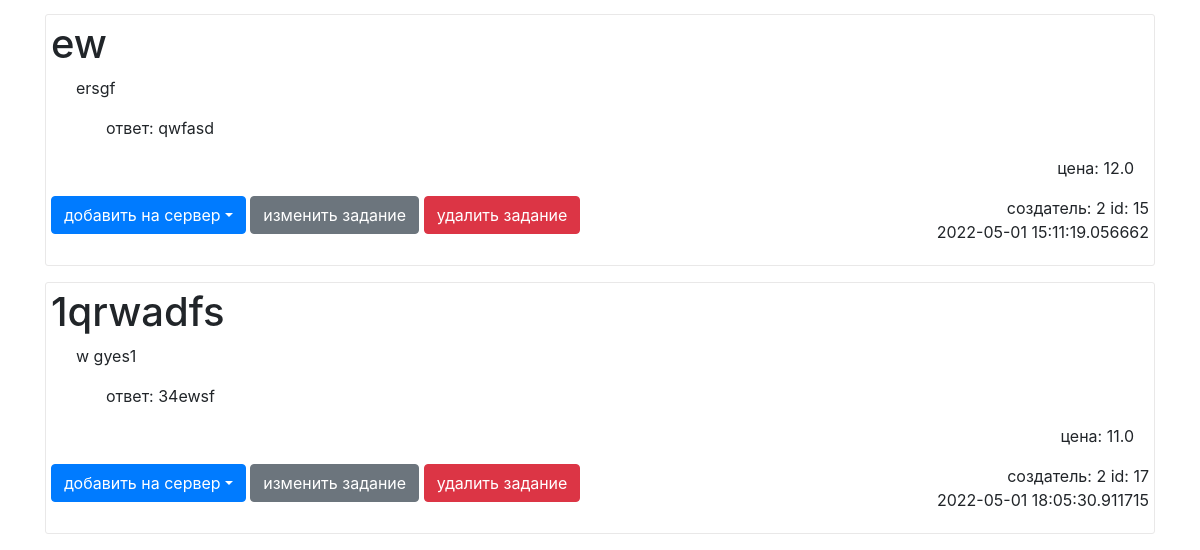
Page /public_tasks (signed in, lower part) on the earlier database version.
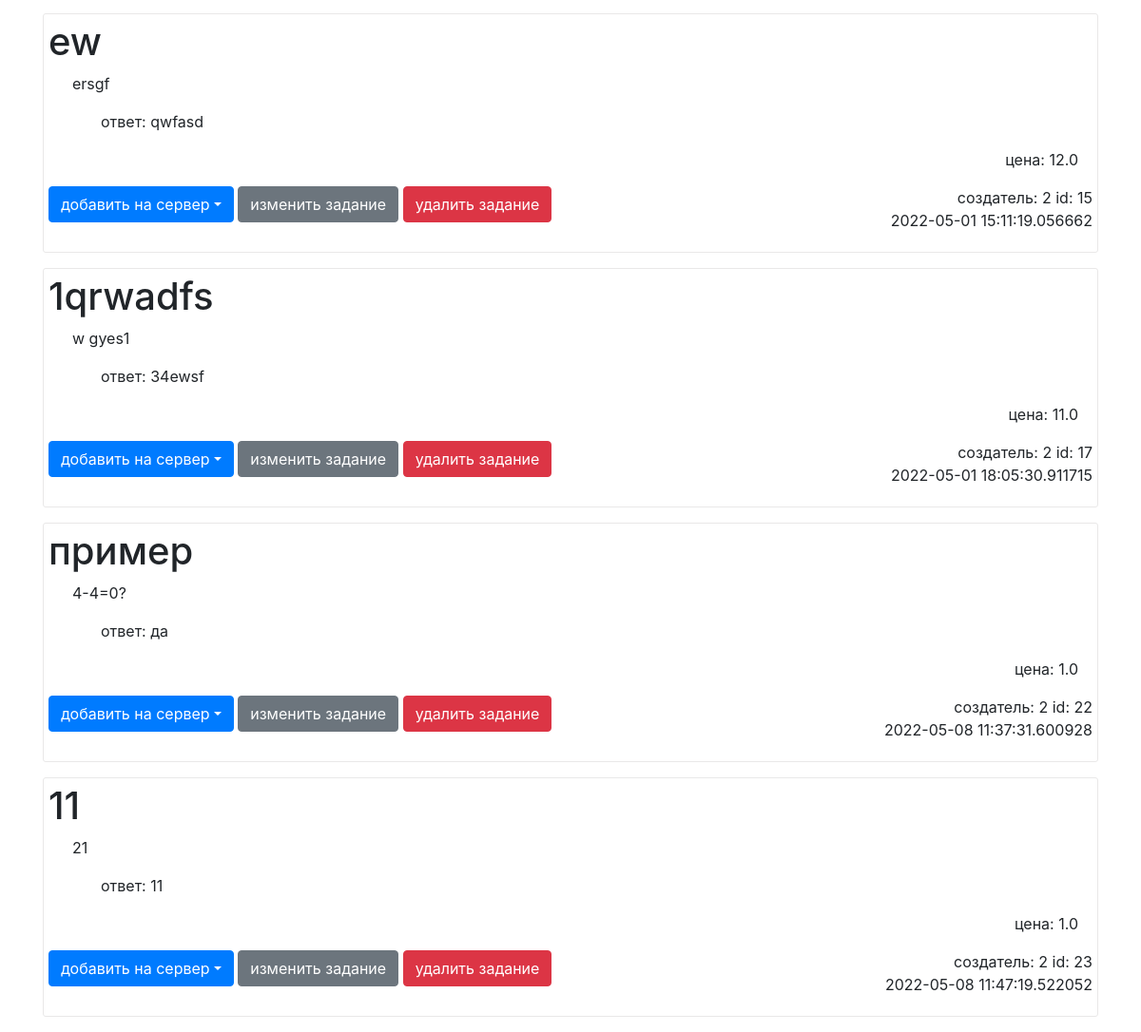
Same page on the later database version.
### data/tasks.py (models this page shows)
class Tasks(SqlAlchemyBase, UserMixin, SerializerMixin):
    __tablename__ = 'tasks'
    id = sa.Column(sa.Integer, primary_key=True, autoincrement=True)
    name = sa.Column(sa.String, nullable=False)
    task = sa.Column(sa.String, nullable=False)
    answer = sa.Column(sa.String, nullable=False)
    coins = sa.Column(sa.Float, default=0, nullable=False)  # надо изменить этот сток пожже
    is_private = sa.Column(sa.Boolean, default=True, nullable=False)
    creator = sa.Column(sa.Integer, nullable=False)
    created_date = sa.Column(sa.DateTime, default=datetime.datetime.now(), nullable=False)

### main.py (the view)
@app.route('/public_tasks')
def public_tasks():
    if current_user.is_authenticated:
        db_sess = db_session.create_session()
        param = dict()
        servers = []
        tasks = []
        for task_answer in db_sess.query(Tasks).filter(Tasks.is_private == False).all():
            task = dict()
            task['id'] = task_answer.id
            task['name'] = task_answer.name
            task['task'] = task_answer.task
            task['coins'] = task_answer.coins
            task['answer'] = task_answer.answer
            task['creator'] = task_answer.creator
            task['is_private'] = task_answer.is_private
            task['created_date'] = task_answer.created_date
            tasks.append(task)
        param['tasks'] = tasks
        for server_answer in db_sess.query(UsersToServers).filter(UsersToServers.is_admin,
                                                                  UsersToServers.users == current_user.id).all():
            server = dict()
            server['server_name'] = db_sess.query(Servers).filter(Servers.id == server_answer.server).first().name
            server['server_id'] = server_answer.server
            servers.append(server)
        param['servers'] = servers
        param['current_user'] = current_user
        return render_template("public_tasks.html", **param)
    return render_template("index.html")

### data/db_session.py (called while the page is built)
def create_session() -> Session:
    global __factory
    return __factory()

### main.py (called while the page is built)
@login_manager.user_loader
def load_user(user_id):
    db_sess = db_session.create_session()
    return db_sess.query(UsersDefault).get(user_id)

### templates/public_tasks.html (shortened to what this page needs)
{% extends "base.html" %}
{% block content %}
{% for item in tasks %}
<p>
    <div class="dropdown">
     <div style="border: 1px solid #e9e8e8; border-radius: 3px; margin-bottom: 1rem; padding: 5px;">
        <h1>{{item['name']}}</h1>
        <div  class="col-sm-12">
            <p style="padding-left: 10px;">{{item['task']}}</p>
            <p style="padding-left: 40px;">ответ: {{item['answer']}}</p>
            <p style="text-align: right;">цена: {{item['coins']}}</p>
        </div>
        <div>
            <div class="row">
                <div class="col-sm-8">
                    <button class="btn btn-primary dropdown-toggle" type="button" id="about-us" data-toggle="dropdown" aria-haspopup="true" aria-expanded="false">добавить на сервер</button>
            {% if current_user.id == item['creator'] %}
                <a href="/edit_tasks/{{item['id']}}/{{servers['server_id']}}" class="btn btn-secondary">изменить задание</a>
                <a href="/delete_tasks/{{item['id']}}/{{servers['server_id']}}" class="btn btn-danger">удалить задание</a>
            {% endif %}
                </div>
                <div class="col-sm-4">
            <div style="padding-left: 40px; text-align: right;">создатель: {{item['creator']}} id: {{item['id']}}</div>
            <div style="text-align: right;">{{item['created_date']}}</div>
                </div>
            </div>
        </div>
        </div>
        </div>
</p>
{% endfor %}
{% endblock %}

### templates/base.html (shortened to what this page needs)
<!doctype html>
<html lang="en">
<head>
    <link rel="stylesheet"
          href="https://stackpath.bootstrapcdn.com/bootstrap/4.4.1/css/bootstrap.min.css"
>
</head>
<body>
<main role="main" class="container">
    {% block content %}{% endblock %}
</main>
</body>
</html>

Differences in the rows shown:
added Tasks: name "пример", task "4-4=0?", answer "да", coins "1.0", creator "2", id "22", created_date "2022-05-08 11:37:31.600928"
added Tasks: name "11", task "21", answer "11", coins "1.0", creator "2", id "23", created_date "2022-05-08 11:47:19.522052"
